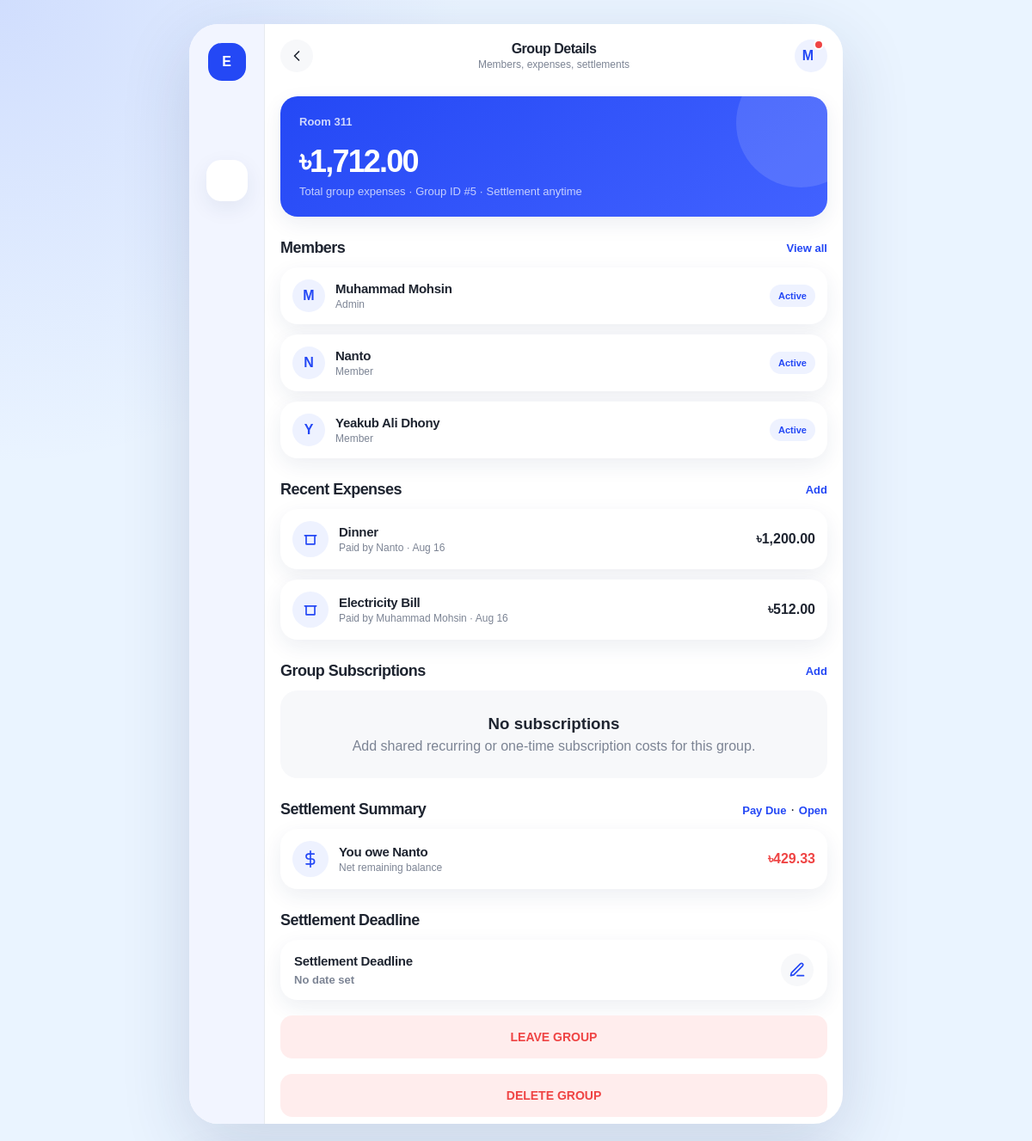
Screenshot of /groups/details.php?group_id=5 (signed in) with the database file from the repository.
### tables this page shows
CREATE TABLE `groups` (
  `group_id` int(11) NOT NULL,
  `group_name` varchar(100) NOT NULL,
  `description` varchar(255) DEFAULT NULL,
  `created_at` timestamp NOT NULL DEFAULT current_timestamp(),
  `settlement_deadline` date DEFAULT NULL
);

CREATE TABLE `group_members` (
  `user_id` int(11) NOT NULL,
  `group_id` int(11) NOT NULL,
  `joined_at` timestamp NOT NULL DEFAULT current_timestamp(),
  `role` varchar(50) DEFAULT NULL
);

CREATE TABLE `users` (
  `user_id` int(11) NOT NULL,
  `name` varchar(100) NOT NULL,
  `email` varchar(255) NOT NULL,
  `password_hash` varchar(255) NOT NULL,
  `phone_no` varchar(20) DEFAULT NULL,
  `created_at` timestamp NOT NULL DEFAULT current_timestamp()
);

CREATE TABLE `expenses` (
  `expense_id` int(11) NOT NULL,
  `title` varchar(150) NOT NULL,
  `amount` double NOT NULL,
  `expense_date` date NOT NULL,
  `created_at` timestamp NOT NULL DEFAULT current_timestamp(),
  `group_id` int(11) NOT NULL,
  `user_id` int(11) NOT NULL
);

### groups/details.php (the view, shortened to what this page needs)
<?php
require_once "../config/database.php";
$user_id = (int) $_SESSION["user_id"];
$group_id = isset($_GET["group_id"]) ? (int) $_GET["group_id"] : 0;
function money($value) {
    return "৳" . number_format((float) $value, 2);
}
function add_balance(&$balances, $payer_id, $receiver_id, $amount) {
    $payer_id = (int) $payer_id;
    $receiver_id = (int) $receiver_id;
    $amount = (float) $amount;
    $balances[$payer_id][$receiver_id] = ($balances[$payer_id][$receiver_id] ?? 0) + $amount;
    $balances[$receiver_id][$payer_id] = ($balances[$receiver_id][$payer_id] ?? 0) - $amount;
}
function get_group_balances($conn, $group_id) {
    $balances = [];
    $stmt = $conn->prepare("SELECT e.user_id AS paid_by, ep.user_id AS participant_id, ep.share_amount FROM expenses e INNER JOIN expenses_participants ep ON e.expense_id = ep.expense_id WHERE e.group_id = ? AND ep.is_settled = 0 AND ep.user_id <> e.user_id");
    $stmt->bind_param("i", $group_id);
    $stmt->execute();
    $expenses = $stmt->get_result();
    while ($expense = $expenses->fetch_assoc()) {
        add_balance($balances, $expense["participant_id"], $expense["paid_by"], $expense["share_amount"]);
    }
    $stmt = $conn->prepare("SELECT s.user_id AS paid_by, sp.user_id AS participant_id, sp.share_amount FROM subscriptions s INNER JOIN subscription_participants sp ON s.subscription_id = sp.subscription_id WHERE s.group_id = ? AND sp.is_settled = 0 AND s.user_id IS NOT NULL AND sp.user_id <> s.user_id");
    $stmt->bind_param("i", $group_id);
    $stmt->execute();
    $subscriptions = $stmt->get_result();
    $stmt = $conn->prepare("SELECT paid_by, paid_to, amount FROM settlements WHERE group_id = ? AND status <> 'paid'");
    $stmt->bind_param("i", $group_id);
    $stmt->execute();
    $settlements = $stmt->get_result();
    return $balances;
}
include "../includes/header.php";
    ?>
    <?php include "../includes/footer.php"; exit();
$stmt = $conn->prepare("
    SELECT g.* FROM groups g
    INNER JOIN group_members gm ON g.group_id = gm.group_id
    WHERE g.group_id = ? AND gm.user_id = ?
");
$stmt->bind_param("ii", $group_id, $user_id);
$stmt->execute();
$group = $stmt->get_result()->fetch_assoc();
$stmt = $conn->prepare("SELECT role FROM group_members WHERE group_id = ? AND user_id = ?");
$stmt->bind_param("ii", $group_id, $user_id);
$stmt->execute();
$current_membership = $stmt->get_result()->fetch_assoc();
$is_admin = ($current_membership["role"] ?? "") === "Admin";
$total = 0;
$stmt = $conn->prepare("SELECT amount FROM expenses WHERE group_id = ?");
$stmt->bind_param("i", $group_id);
$stmt->execute();
$amount_rows = $stmt->get_result();
while ($amount_row = $amount_rows->fetch_assoc()) { $total += (float) $amount_row["amount"]; }
$stmt = $conn->prepare("
    SELECT u.user_id, u.name, gm.role
    FROM group_members gm
    INNER JOIN users u ON gm.user_id = u.user_id
    WHERE gm.group_id = ?
    ORDER BY gm.role = 'Admin' DESC, u.name
    LIMIT 4
");
$stmt->bind_param("i", $group_id);
$stmt->execute();
$members = $stmt->get_result();
$stmt = $conn->prepare("
    SELECT e.expense_id, e.title, e.amount, e.expense_date, u.name AS paid_by
    FROM expenses e
    INNER JOIN users u ON e.user_id = u.user_id
    WHERE e.group_id = ?
    ORDER BY e.created_at DESC
    LIMIT 4
");
$stmt->bind_param("i", $group_id);
$stmt->execute();
$expenses = $stmt->get_result();
$stmt = $conn->prepare("
    SELECT s.subscription_id, s.name, s.amount, s.billing_cycle, s.next_due_date, u.name AS paid_by
    FROM subscriptions s
    LEFT JOIN users u ON s.user_id = u.user_id
    WHERE s.group_id = ?
    ORDER BY s.next_due_date IS NULL, s.next_due_date
    LIMIT 4
");
$stmt->bind_param("i", $group_id);
$stmt->execute();
$subscriptions = $stmt->get_result();
$balances = get_group_balances($conn, $group_id);
$settlements = [];
foreach ($balances[$user_id] ?? [] as $counterparty_id => $amount) {
    if (abs($amount) > 0.005) {
        $stmt = $conn->prepare("SELECT name FROM users WHERE user_id = ? LIMIT 1");
        $stmt->bind_param("i", $counterparty_id);
        $stmt->execute();
        $user = $stmt->get_result()->fetch_assoc();
        $settlements[] = [
            "counterparty_name" => $user["name"] ?? "Unknown member",
            "net_amount" => $amount
        ];
    }
}
$settlements = array_slice($settlements, 0, 4);
$settlement_deadline = $group["settlement_deadline"] ?? null;
$settlement_deadline_display = $settlement_deadline ? date("M j, Y", strtotime($settlement_deadline)) : "No date set";
?>
<section class="summary-card">
    <p class="summary-label"><?= htmlspecialchars($group["group_name"]) ?></p>
    <div class="amount"><?= money($total) ?></div>
    <p class="summary-subtext">Total group expenses · Group ID #<?= (int) $group_id ?> · Settlement <?= htmlspecialchars($settlement_deadline ?: "anytime") ?></p>
</section>
<div class="section-header"><h2>Members</h2><a class="section-link" href="members.php?group_id=<?= $group_id ?>">View all</a></div>
<div class="card-list">
    <?php while ($member = $members->fetch_assoc()): ?>
        <article class="user-row">
            <span class="avatar"><?= htmlspecialchars(strtoupper(substr($member["name"], 0, 1))) ?></span>
            <span class="user-body"><h3><?= htmlspecialchars($member["name"]) ?></h3><span class="row-meta"><?= htmlspecialchars($member["role"] ?: "Member") ?></span></span>
            <span class="badge">Active</span>
        </article>
    <?php endwhile; ?>
</div>
<div class="section-header"><h2>Recent Expenses</h2><a class="section-link" href="../expenses/add.php?group_id=<?= $group_id ?>">Add</a></div>
<div class="card-list">
    <?php if ($expenses->num_rows > 0): ?>
        <?php while ($expense = $expenses->fetch_assoc()): ?>
            <a class="transaction-row" href="../expenses/details.php?expense_id=<?= (int) $expense["expense_id"] ?>">
                <span class="icon-circle"><svg class="inline-icon" viewBox="0 0 24 24"><path d="M4 7h16"/><path d="M6 7v12h12V7"/></svg></span>
                <span class="transaction-body"><h3><?= htmlspecialchars($expense["title"]) ?></h3><span class="transaction-meta">Paid by <?= htmlspecialchars($expense["paid_by"]) ?> · <?= htmlspecialchars(date("M j", strtotime($expense["expense_date"]))) ?></span></span>
                <span class="transaction-amount"><?= money($expense["amount"]) ?></span>
            </a>
        <?php endwhile; ?>
    <?php else: ?>
        <div class="empty-state"><h3>No expenses</h3><p>Add the first expense for this group.</p></div>
    <?php endif; ?>
</div>
<div class="section-header"><h2>Group Subscriptions</h2><a class="section-link" href="../subscriptions/add.php?group_id=<?= $group_id ?>">Add</a></div>
<div class="card-list">
    <?php if ($subscriptions->num_rows > 0): ?>
        <?php while ($subscription = $subscriptions->fetch_assoc()): ?>
            <article class="transaction-row">
                <span class="icon-circle"><svg class="inline-icon" viewBox="0 0 24 24"><rect x="4" y="5" width="16" height="14" rx="3"/><path d="M8 9h8M8 13h5"/></svg></span>
                <span class="transaction-body"><h3><?= htmlspecialchars($subscription["name"]) ?></h3><span class="transaction-meta"><?= htmlspecialchars($subscription["billing_cycle"] === "one_time" ? "One Time" : ($subscription["billing_cycle"] ?: "Cycle not set")) ?> · Paid by <?= htmlspecialchars($subscription["paid_by"] ?: "Unknown") ?></span></span>
                <span class="transaction-amount"><?= money($subscription["amount"]) ?></span>
            </article>
        <?php endwhile; ?>
    <?php else: ?>
        <div class="empty-state"><h3>No subscriptions</h3><p>Add shared recurring or one-time subscription costs for this group.</p></div>
    <?php endif; ?>
</div>
<div class="section-header"><h2>Settlement Summary</h2><span><a class="section-link" href="pay_due.php?group_id=<?= (int) $group_id ?>">Pay Due</a> · <a class="section-link" href="../settlements/index.php">Open</a></span></div>
<div class="card-list">
    <?php if (count($settlements) > 0): ?>
        <?php foreach ($settlements as $settlement): ?>
            <?php $net_amount = (float) $settlement["net_amount"]; $isOwedByUser = $net_amount > 0; ?>
            <article class="transaction-row">
                <span class="icon-circle"><svg class="inline-icon" viewBox="0 0 24 24"><path d="M12 1v22"/><path d="M17 5H9.5a3.5 3.5 0 0 0 0 7H14a3.5 3.5 0 0 1 0 7H6"/></svg></span>
                <span class="transaction-body"><h3><?= $isOwedByUser ? "You owe " . htmlspecialchars($settlement["counterparty_name"]) : htmlspecialchars($settlement["counterparty_name"]) . " owes you" ?></h3><span class="transaction-meta">Net remaining balance</span></span>
                <span class="transaction-amount <?= $isOwedByUser ? 'negative' : 'positive' ?>"><?= money(abs($net_amount)) ?></span>
            </article>
        <?php endforeach; ?>
    <?php else: ?>
        <div class="empty-state"><h3>No live dues yet</h3><p>Unpaid expense and subscription shares for this group will appear here.</p></div>
    <?php endif; ?>
</div>
<?php if ($is_admin): ?>
    <div class="section-header"><h2>Settlement Deadline</h2></div>
    <article class="deadline-card">
        <div class="deadline-copy">
            <h3>Settlement Deadline</h3>
            <p><?= htmlspecialchars($settlement_deadline_display) ?></p>
        </div>
        <button class="icon-button deadline-edit-button" type="button" data-open-modal="settlement-deadline-modal" aria-label="Edit settlement deadline">
            <svg class="inline-icon" viewBox="0 0 24 24"><path d="M12 20h9"/><path d="M16.5 3.5a2.1 2.1 0 0 1 3 3L7 19l-4 1 1-4Z"/></svg>
        </button>
    </article>
<?php endif; ?>
<br>
<form method="POST" data-confirm="Leave this group? You will lose access to its details.">
    <button class="danger-button full-width" type="submit">LEAVE GROUP</button>
</form>
<?php if ($is_admin): ?>
    <br>
    <form method="POST" data-confirm="Delete this group and all of its expenses, subscriptions, settlements, and members?">
        <button class="danger-button full-width" type="submit">DELETE GROUP</button>
    </form>
<?php endif; ?>
<?php include "../includes/footer.php"; ?>

### rows the page displays
groups: group_name "Room 311"
group_members: user.name "M", user.name "Muhammad Mohsin", role "Admin"
group_members: user.name "N", user.name "Nanto", role "Member"
group_members: user.name "Y", user.name "Yeakub Ali Dhony", role "Member"
expenses: title "Dinner", user.name "Nanto", expense_date "Aug 16", amount "৳1,200.00"
expenses: title "Electricity Bill", user.name "Muhammad Mohsin", expense_date "Aug 16", amount "৳512.00"

### other values shown
$pageTitle "Group Details"
$pageSubtitle "Members, expenses, settlements"
$userInitial "M"
money($total) "৳1,712.00"
$group_id "5"
$settlement_deadline ?: "anytime" "anytime"
$settlement["counterparty_name"] "Nanto"
money(abs($net_amount)) "৳429.33"
$settlement_deadline_display "No date set"
